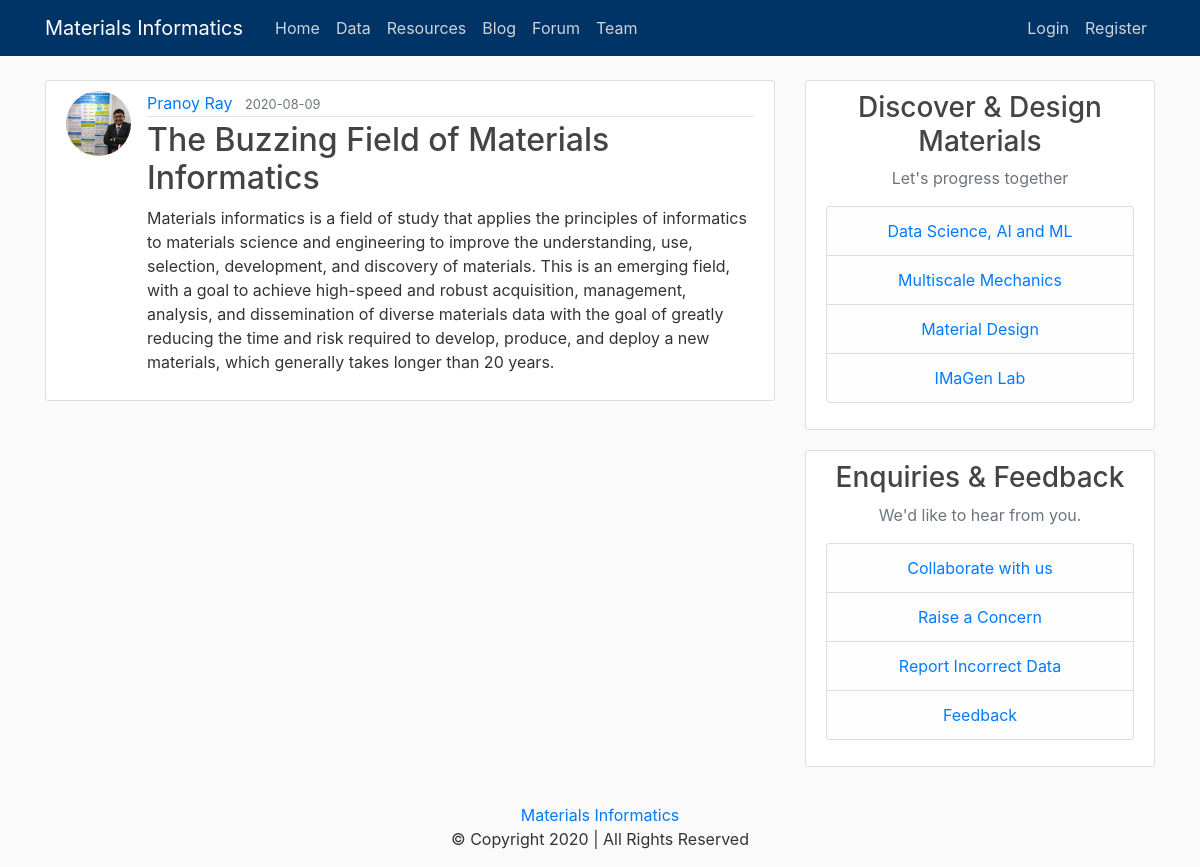
/post/1, run on the app's committed database.
### imagenflask/models.py (models this page shows, shortened)
class User(db.Model, UserMixin):
    id = db.Column(db.Integer, primary_key=True, autoincrement=True)
    username = db.Column(db.String(100), unique=False, nullable=False)
    affiliation = db.Column(db.String(100), unique=False, nullable=False)
    email = db.Column(db.String(120), unique=True, nullable=False)
    image_file = db.Column(db.String(20), nullable=False, default='default.jpg')
    password = db.Column(db.String(60), nullable=False)
    posts = db.relationship('Post', backref='author', lazy=True)

class Post(db.Model):
    id = db.Column(db.Integer, primary_key=True)
    title = db.Column(db.String(100), nullable=False)
    date_posted = db.Column(db.DateTime, nullable=False, default=datetime.utcnow)
    content = db.Column(db.Text, nullable=False)
    user_id = db.Column(db.Integer, db.ForeignKey('user.id'), nullable=False)

### imagenflask/routes.py (the view)
@app.route("/post/<int:post_id>")
def post(post_id):
    post = Post.query.get_or_404(post_id)
    return render_template('post.html', title=post.title, post=post)

### imagenflask/templates/post.html (shortened to what this page needs)
{% extends "layout.html" %}
{% block content %}
  <article class="media content-section">
    <img class="rounded-circle article-img" src="{{ url_for('static', filename='profile_pics/' + post.author.image_file) }}">
    <div class="media-body">
      <div class="article-metadata">
        <a class="mr-2" href="#">{{ post.author.username }}</a>
        <small class="text-muted">{{ post.date_posted.strftime('%Y-%m-%d') }}</small>
      </div>
      <h2 class="article-title">{{ post.title }}</h2>
      <p class="article-content">{{ post.content }}</p>
    </div>
  </article>
{% endblock content %}

### imagenflask/static/main.css (style rules this page uses)
body { background: #fafafa; color: #333333; margin-top: 5rem; }
img { border-radius: 50%; }
h1, h2, h3, h4, h5, h6 { color: #444444; }
.content-section { background: #ffffff; padding: 10px 20px; border: 1px solid #dddddd; border-radius: 3px; margin-bottom: 20px; }
.article-title { color: #444444; }
.article-content { white-space: pre-line; }
.article-img { height: 65px; width: 65px; margin-right: 16px; }
.article-metadata { padding-bottom: 1px; margin-bottom: 4px; border-bottom: 1px solid #e3e3e3 }

### data on the page
User: image_file (picture), author.username "Pranoy Ray"
Post: date_posted "2020-08-09", title "The Buzzing Field of Materials Informatics", content "Materials informatics is a field of study that applies the principles of informatics to materials science and engineering to improve the understanding, use, selection, development, and discovery of materials. This is an emerging field, with a goal to achieve high-speed and robust acquisition, management, analysis, and dissemination of diverse materials data with the goal of greatly reducing the time and risk required to develop, produce, and deploy a new materials, which generally takes longer than 20 years."
